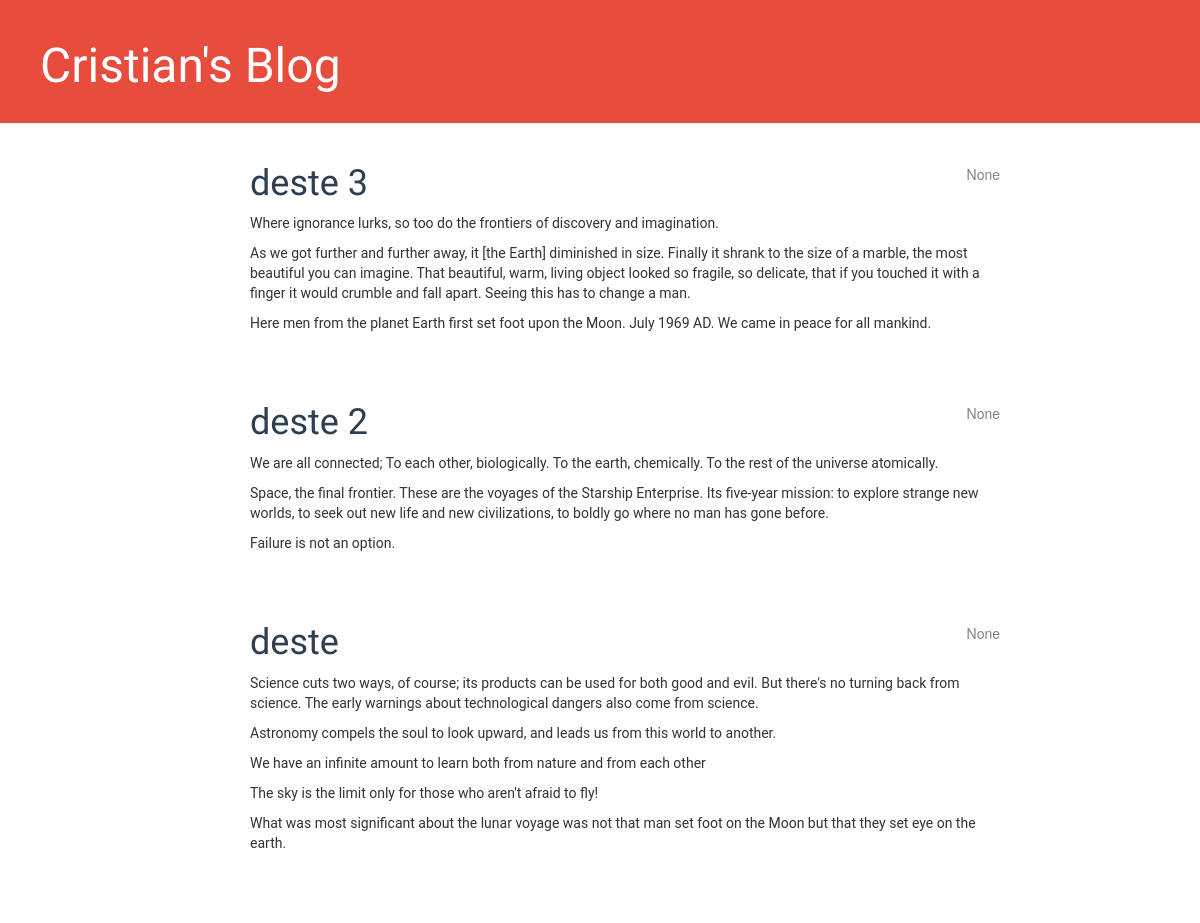
/, run on an earlier commit of the app's database.
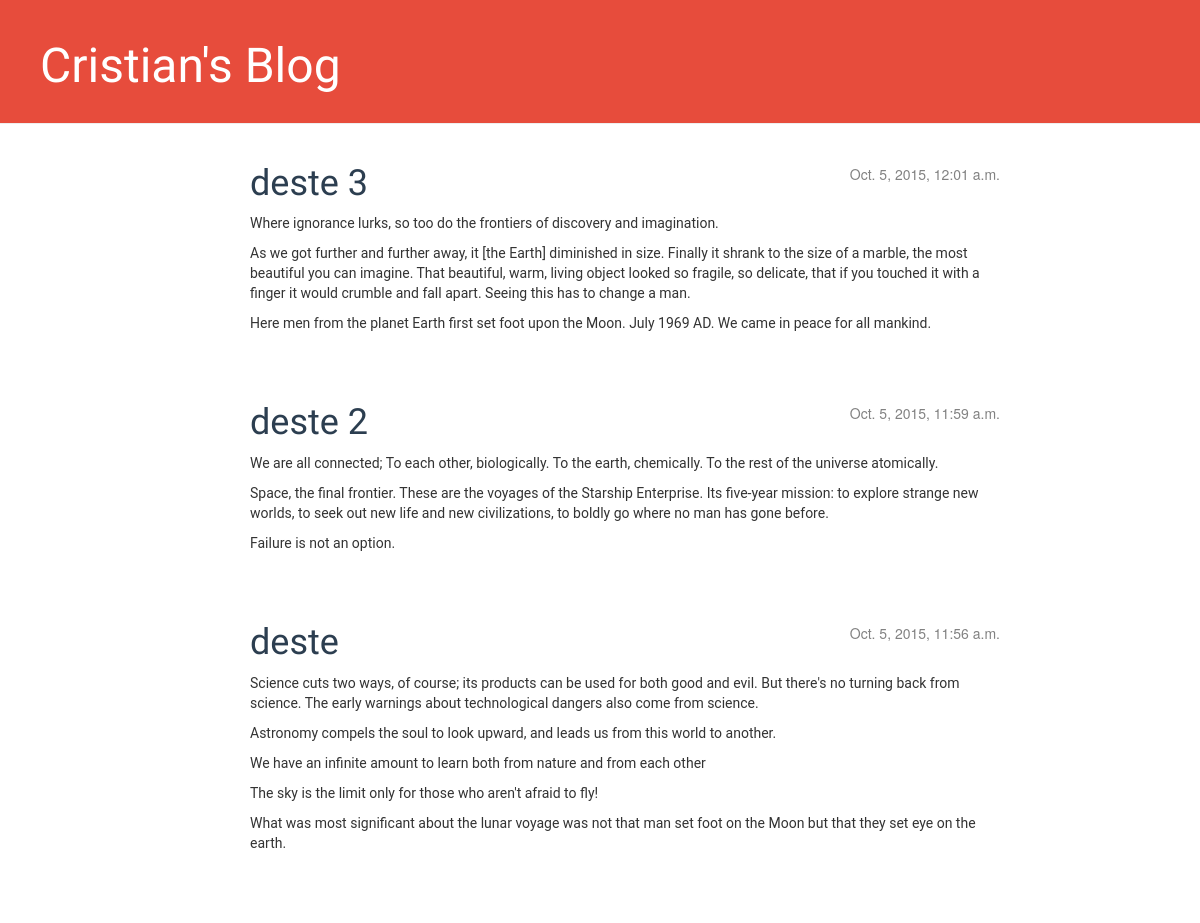
And on a later commit of the database.
### blog/views.py (the view)
# urls.py: url(r'^$', views.post_list),							#URL para lista de todos los post
def post_list(request):
    posts = Post.objects.filter(created_date__lte=timezone.now()).order_by('-created_date')
    return render(request, 'blog/post_list.html', {'posts': posts})

### blog/templates/blog/post_list.html
{% extends "blog/base.html" %}
{% block content %}
    {% for post in posts %}
        <div class="post">
            <div class="date">
                {{ post.published_date }}
            </div>
            <h1><a href="{% url "blog.views.post_detail" pk=post.pk %}">{{ post.title }}</a></h1>
            <p>{{ post.text|linebreaks }}</p>
        </div>
    {% endfor %}
{% endblock content %}

What changed in the data, as far as the page shows it:
changed Post "deste 3": published_date "None" → "Oct. 5, 2015, 12:01 a.m."
changed Post "deste 2": published_date "None" → "Oct. 5, 2015, 11:59 a.m."
changed Post "deste": published_date "None" → "Oct. 5, 2015, 11:56 a.m."
